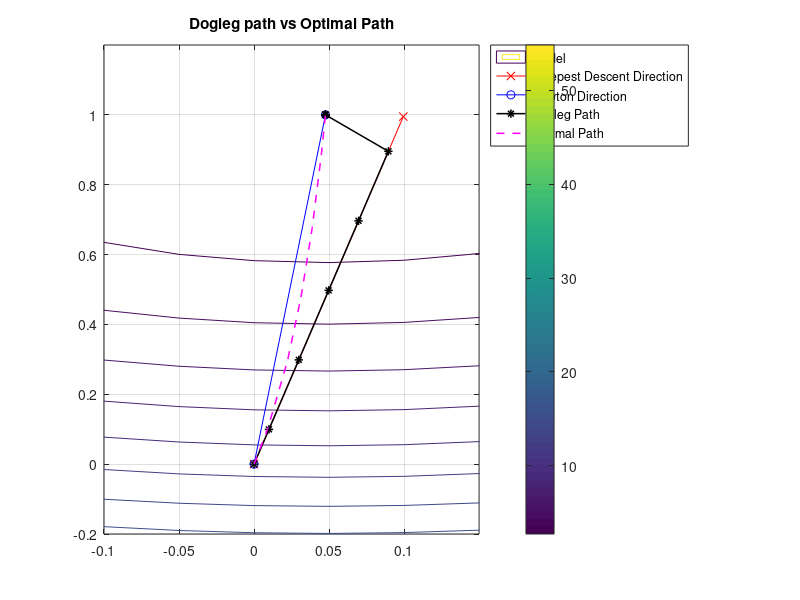

This figure's MATLAB source:
% MODIFIED ROSENBROCK FUNCTION
% ############################
% 
% f(x1,x2) = (10*((x(2)-(x(1)^2))^2))+((1-x(1))^2)
% 
%
% Functions Used : 
% ###############
% 
% 1. hessf(X)   : Hessian at X. 
%                      
% 2. df   : Gradient at X.
%                     
% 3. f(X)       : Fuction evaluation at the given point X.
%
% 4. pFullStep(X)    : Full step from the point X. 
%                        
% 5. pSteepestDirection(X)     : Step towards Steepest Descent Direction from X.



function [pDogleg,pOptimal] = trustregion()
clc;
close all;
% X = [0 , 0.5];
X = [0 , -1];

%definition of function, it's gradient and hessian
f = @(x)(10.*((x(2)-(x(1).^2)).^2))+((1-x(1)).^2);
df = @(x) [ 2*x(1) - 40*x(1)*(- x(1)^2 + x(2)) - 2;...
                - 20*x(1)^2 + 20*x(2)];
hessf = @(x) [120*x(1)^2 - 40*x(2) + 2, -40*x(1) ; -40*x(1), 20];

pFullStep = @(x) -hessf(x)\df(x);
pSteepestDirection = @(x) -df(x)/ norm(df(x));

%------------Variable Initialisation---------------------------------------
tau = 0;        
pDogleg = [];      
pOptimal = [];      % Array for Optimal path
delta = 0.1:2/10:1.98;      % 10 values between 0 to 2
L = [];
q = [];
pDoglegArray = [];        %Array for storing dogleg values

%----------------- Dogleg Algorithm----------------------------------------
for i=1:length(delta)           
    if(norm(pSteepestDirection(X))>=delta(i))
    %Steepest Descent Direction
        pDogleg = delta(i) .* (pSteepestDirection(X)/norm(pSteepestDirection(X)));   
        pDoglegArray = [pDoglegArray;pDogleg'];
   
    elseif(norm(pFullStep(X))<=delta(i))
    %Full step (newton) Direction
        pDogleg = pFullStep(X);     
        pDoglegArray = [pDoglegArray;pDogleg'];
    
    else
        %Dogleg Path
        t = vpasolve(norm(pSteepestDirection(X)+(tau-1).*(pFullStep(X)-pSteepestDirection(X))).^2 == delta.^2,tau,[1,2]);
        pDogleg(i) = pSteepestDirection(X)+(t-1).*(pFullStep(X)-pSteepestDirection(X));   
        pDoglegArray = [pDoglegArray;pDogleg'];
        
    end  
    
end

%------- grid for plotting model contour-----------------------------------
x = -0.8:0.05:1.1;      
y = -0.8:0.05:1.1;
z = [];

for i=1:length(x)
    
    for j=1:length(y)
        %Quadratic model
        b = [x(i),y(j)];
        z(i,j) = f(X)+b*df(X)+((b*hessf(X)*b').*0.5);  
        
    end
    
end


for j=1:length(delta)   
    lambda = [];
    lambda(1) = 0;
    k = 1;
    p = [];
    %-----------Exact trust region Algorithm------------------------------
    while(1)        
        while(1)
            %Cholesky Decomposition
            [L, flag] = chol(hessf(X)+(lambda(k).*eye(2))); 
            if(flag)
                lambda(k) = lambda(k) + 0.02;
            else
                break;
            end
        end
        
     p = [p ; (-(L'*L)\df(X))']; 
     q = [q ; (L'\p(k,:)')'];
     
     lambda(k+1) = lambda(k) + ((norm(p(k,:))/norm(q(k,:))).^2)...
                                .*((norm(p(k,:))-delta(j))/delta(j)); 
     %termination condition
     if((lambda(k+1) - lambda(k)) < 10^-4)  
         break;
     end
     
     k = k+1;
    
    end
    
    pOptimal = [pOptimal ;p(k,:)];

end

%-------------------plot contours------------------------------------------
figure(001)     
contour(x,y,z',30);
hold on;
s1 = pSteepestDirection(X);
s2 = pFullStep(X);
plot([0,s1(1)],[0,s1(2)],'-rx');
plot([0,s2(1)],[0,s2(2)],'-bo');

pDoglegArray = [[0,0];pDoglegArray];
pOptimal = [[0,0];pOptimal];
pOptimal = [pOptimal ; pFullStep(X)'];

plot(pDoglegArray(:,1),pDoglegArray(:,2),'-*k','LineWidth',1.1);

plot(pOptimal(:,1),pOptimal(:,2),'--m','LineWidth',1.1);
grid on;
hold off;

title('Dogleg path vs Optimal Path');
legend('Model','Steepest Descent Direction','Newton Direction','Dogleg Path','Optimal Path',...
       'Location','NorthEastOutside')
pDogleg = pDoglegArray;
colorbar;
% xlim([-0.4 0.4]);
% ylim([-1.5 0.2]);
xlim([-0.1 0.15]);
ylim([-0.2 1.2]);
end